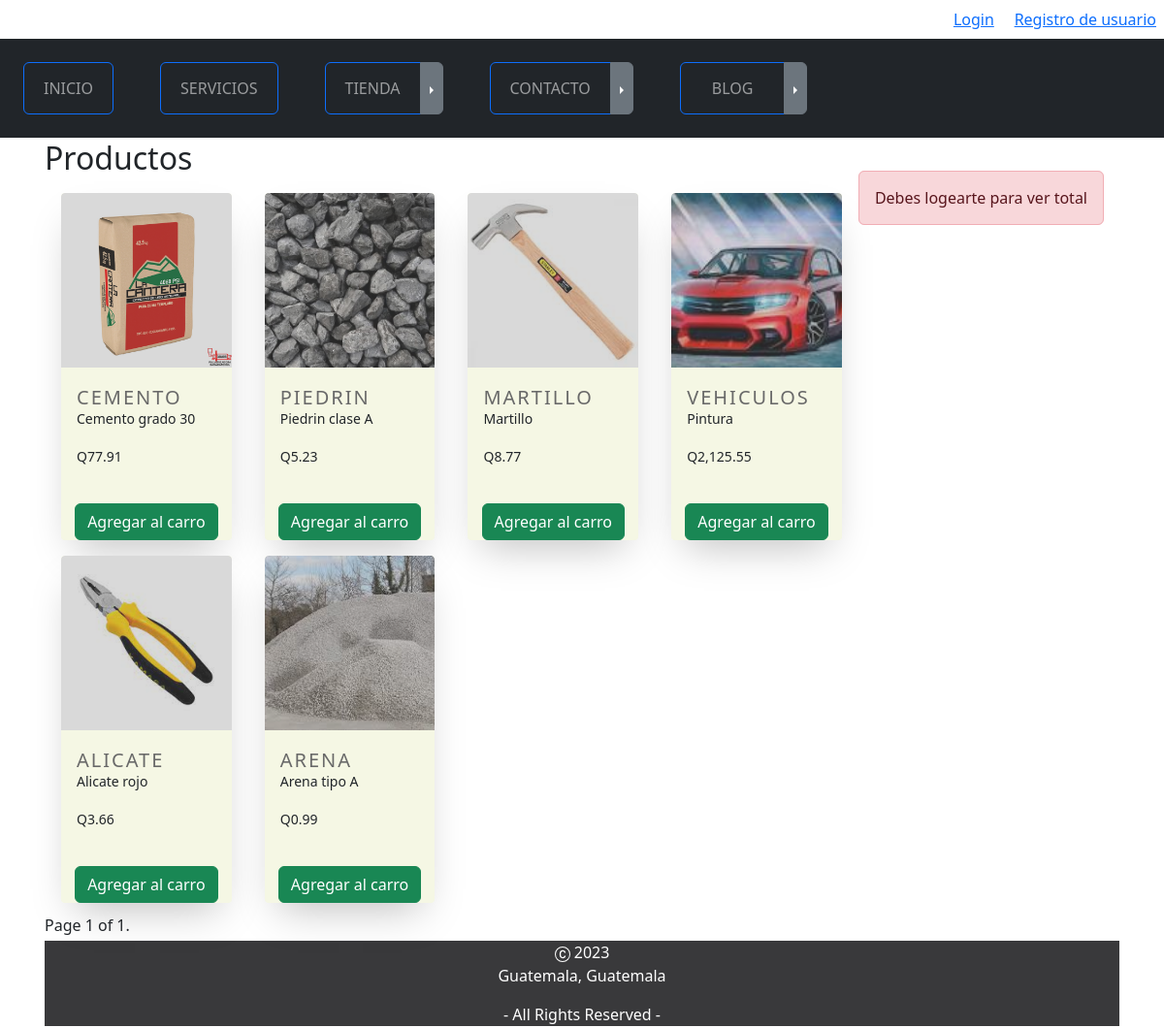
The app's page /tienda/, older data.
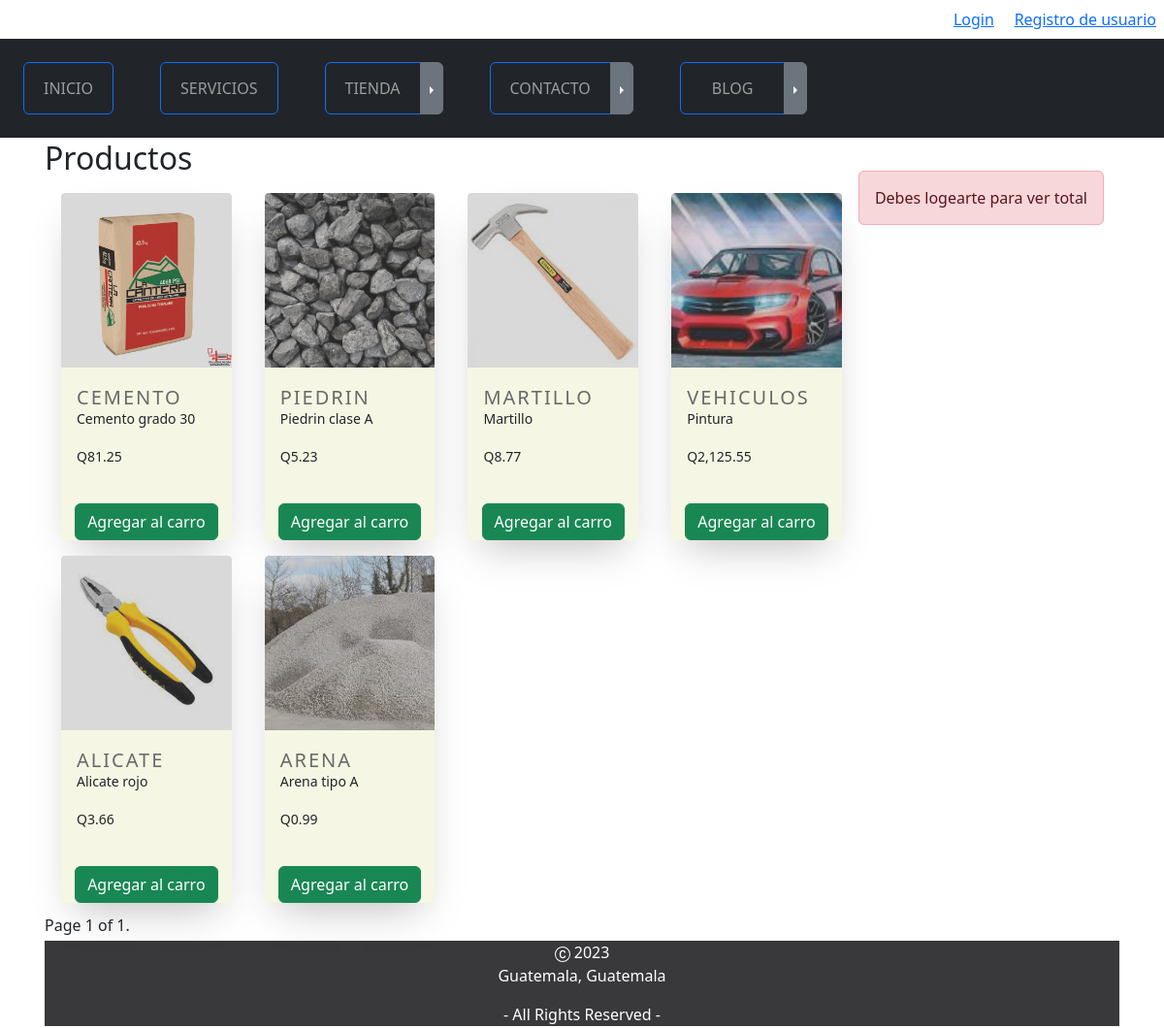
The same page, newer data.
### tienda/models.py (models this page shows, shortened)
class Producto(models.Model):
    nombre = models.CharField(max_length=50)
    categorias = models.ForeignKey(CategoriaProducto,on_delete=models.CASCADE)
    descripcion = models.CharField(max_length=50)
    imagen = models.ImageField(upload_to="tienda", null=True, blank=True)
    precio = models.DecimalField(blank=True, decimal_places=2, max_digits=12, null=True)
    disponibilidad = models.BooleanField(default=True)
    created = models.DateTimeField(auto_now_add=True)
    updated = models.DateTimeField(auto_now=True)
    class Meta:
        verbose_name = 'producto'
        verbose_name_plural = 'productos'
        db_table = 'demo_producto'

class CategoriaProducto(models.Model):
    nombre = models.CharField(max_length=50)
    created = models.DateTimeField(auto_now_add=True)
    updated = models.DateTimeField(auto_now=True)
    class Meta:
        verbose_name = 'categoriaproducto'
        verbose_name_plural = 'categoriaproductos'
        db_table = 'demo_categoriaproducto'
    def __str__(self):
        return self.nombre

### tienda/views.py (the view)
# urls.py: path('', TiendaList.as_view(template_name="tienda.html"), name='tiendaleer'),
class TiendaList(ListView):
    paginate_by=8
    model = Producto

### carro/context_processor.py (called while the page is built)
def importe_total_carro(request):
    total=0.00
    mess = None
    if request.user.is_authenticated:
        carro = request.session.get("carro")
        if carro:
            for key, value in carro.items():
                total = total+(float(value["precio"]))
    else:
        mess = "Debes logearte para ver total"
    return {"importe_total_carro":"{:.2f}".format(total),
            "messagetotal":mess}

### tienda/templates/tienda.html (shortened to what this page needs)
{% extends "master.html" %}
{% load static %}
{% load bootstrap_icons %}
{% load humanize %}
{% block content %}
    <div class="container">
        <div>
            <div class="col-md-12">
                <div class="titlepage">
                    <h2>Productos</h2>
                </div>
            </div>
            <div class="container">
                <div class="float_items">
                    {% if request.user.is_authenticated %}
                        {% include "carro/widget.html" %}
                    {% else %}
                        {% if messagetotal %}<span class="alert alert-danger">{{ messagetotal }}</span>{% endif %}
                    {% endif %}
                </div>
            </div>
            <div class="row">
                {% for producto in object_list %}
                    <div class="col-lg-3 mb-3 d-flex align-items-stretch ">
                        <div class="card-tienda">
                            <div class="embed-responsive embed-responsive-16by9">
                                {% if producto.imagen %}
                                    <img src="{{ producto.imagen.url }}"
                                         alt="{{ producto.nombre }}"
                                         class="card-img-top card-image-tienda"
                                         width="100%"
                                         height="70%" />
                                {% endif %}
                            </div>
                            <div class="card-content-tienda">
                                <div class="card-title-tienda">{{ producto.categorias }}</div>
                                <p class="card-text-tienda">{{ producto.nombre }}</p>
                                <p class="card-text-tienda">Q{{ producto.precio|stringformat:".2f" |intcomma }}</p>
                            </div>
                            <div class="card-footer text-center">
                                <a href="{% url 'carro:agregarproducto' producto.id %}"
                                   class="btn btn-success">Agregar al carro</a>
                            </div>
                        </div>
                    </div>
                {% endfor %}
            </div>
        </div>
        <div class="pagination">
            <span class="step-links">
                <span class="current">Page {{ page_obj.number }} of {{ page_obj.paginator.num_pages }}.</span>
            </span>
        </div>
    </div>
{% endblock %}

Row changes from the older to the newer data that the page shows:
changed Producto "Cemento grado 30": precio "77.91" → "81.25"
